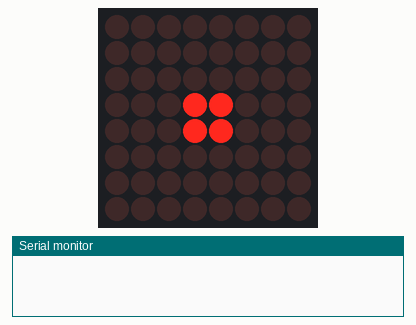
Recording of a sketch running on a simulated Arduino Uno, built with avr-gcc and run on an emulated ATmega328P. On the bench: 8×8 LED matrix, the last lines printed to the serial monitor.

Above: at 0.12 s.
At 0.8 s:
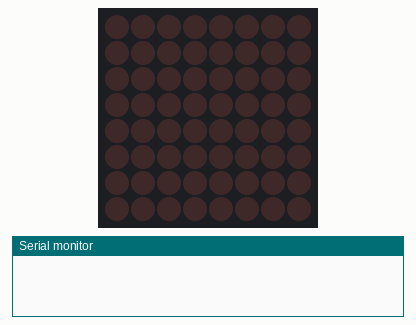
At 3.0 s:
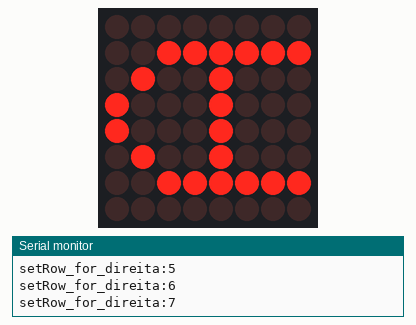
At 5.1 s:
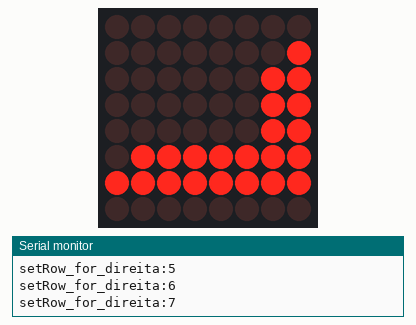
At 7.2 s:
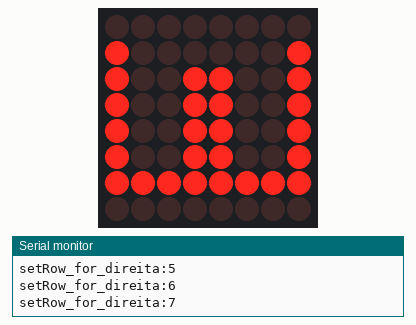
At 9.3 s:
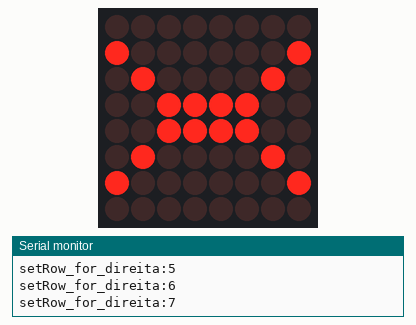

The sketch:

matrix_de_led_ex_01.ino
```cpp
//CI MAX7219
//pin 01 DIN     ->> uno-pin 12
//pin 12 LOAD CS ->> uno-pin 11
//pin 13 CLK     ->> uno-pin 10

#include "LedControl.h"

#define DIN 12
#define CS 11
#define CLK 10

LedControl matrix_led = LedControl(DIN,CLK,CS,1);


void setup()
{
      Serial.begin(9600);
      matrix_led.shutdown(0,false);
      matrix_led.setIntensity(0,10);
      matrix_led.clearDisplay(0);
}

void loop()
{
   //linhas();
   //delay(1000);
   piscaled();
   delay(500);
   palavra();

}


//--Médotos

void palavra()
{
  byte A[8] =
  {
    B00011000,
    B00100100,
    B01000010,
    B01000010,
    B01111110,
    B01000010,
    B01000010,
    B01000010
   };

  byte L[8] =
  {
    B00000010,
    B00000110,
    B00000110,
    B00000110,
    B00000110,
    B00000110,
    B00111110,
    B01111110
   };

  byte E[8] =
  {
    B01111110,
    B00000010,
    B00000010,
    B00111110,
    B00111110,
    B00000010,
    B00000010,
    B01111110
   };

  byte X[8] =
  {
    B01000010,
    B00100100,
    B00011000,
    B00011000,
    B00011000,
    B00011000,
    B00100100,
    B01000010
   };


    //setRow(int addr, int row, byte value);
    for(int contador =0; contador < 8; contador++ )
        {
          matrix_led.setColumn(0,contador,A[contador]);
          Serial.print("setRow_for_direita:");
          Serial.println(contador);
          delay(200);
        }
    delay(500);
    Serial.println();
    matrix_led.clearDisplay(0);

    //setRow(int addr, int row, byte value);
    for(int contador =0; contador < 8; contador++ )
        {
          matrix_led.setColumn(0,contador,L[contador]);
          Serial.print("setRow_for_direita:");
          Serial.println(contador);
          delay(200);
        }
    delay(500);
    Serial.println();
    matrix_led.clearDisplay(0);


    //setRow(int addr, int row, byte value);
    for(int contador =0; contador < 8; contador++ )
        {
          matrix_led.setColumn(0,contador,E[contador]);
          Serial.print("setRow_for_direita:");
          Serial.println(contador);
          delay(200);
        }
    delay(500);
    Serial.println();
    matrix_led.clearDisplay(0);

        //setRow(int addr, int row, byte value);
    for(int contador =0; contador < 8; contador++ )
        {
          matrix_led.setColumn(0,contador,X[contador]);
          Serial.print("setRow_for_direita:");
          Serial.println(contador);
          delay(200);
        }
    delay(500);
    Serial.println();
    matrix_led.clearDisplay(0);


}

void piscaled()
{
   matrix_led.setLed(0,4,3,true);
   matrix_led.setLed(0,3,3,true);
   matrix_led.setLed(0,4,4,true);
   matrix_led.setLed(0,3,4,true);
   delay(250);

   matrix_led.setLed(0,4,3,false);
   matrix_led.setLed(0,3,3,false);
   matrix_led.setLed(0,4,4,false);
   matrix_led.setLed(0,3,4,false);
   delay(250);

   matrix_led.setLed(0,4,3,true);
   matrix_led.setLed(0,3,3,true);
   matrix_led.setLed(0,4,4,true);
   matrix_led.setLed(0,3,4,true);
   delay(250);

   matrix_led.setLed(0,4,3,false);
   matrix_led.setLed(0,3,3,false);
   matrix_led.setLed(0,4,4,false);
   matrix_led.setLed(0,3,4,false);
   delay(250);
}


void linhas ()
{
    //setRow(int addr, int row, byte value);
    for(int contador =7; contador >= 0; contador-- )
        {
          matrix_led.setRow(0,contador,B11111111);
          Serial.print("setRow_for_direita:");
          Serial.println(contador);
          delay(200);
        }
    Serial.println();
    matrix_led.clearDisplay(0);

    for(int contador =0; contador < 8; contador++ )
        {
          matrix_led.setRow(0,contador,B11111111);
          Serial.print("setRow_for_esquerda:");
          Serial.println(contador);
          delay(200);
        }
    Serial.println();
    matrix_led.clearDisplay(0);

    //setColumn(int addr, int col, byte value);
    for(int contador =0; contador < 8; contador++ )
        {
          matrix_led.setColumn(0,contador,B11111111);
          Serial.print("setColumn_for_topofim:");
          Serial.println(contador);
          delay(200);
        }
    Serial.println();
    matrix_led.clearDisplay(0);

    for(int contador =7; contador >= 0; contador-- )
        {
          matrix_led.setColumn(0,contador,B11111111);
          Serial.print("setColumn_for_fimtopo:");
          Serial.println(contador);
          delay(200);
        }
    Serial.println();
    matrix_led.clearDisplay(0);
}

  //matrix_led.clearDisplay(0);
  /*
  for(int i = 0; i < 8 ; i++)
  {
    matrix_led.setLed(0,i,i,true);
    delay(100);
  }


  //matrix_led.clearDisplay(0);
  //delay(1000);
  //matrix_led.setLed(0,7,7,true);

    byte A[8] ={
    B00000000,
    B00000000,
    B00000000,
    B00000000,
    B00000000,
    B00000000,
    B00000000
    };

------Palavras chaves da biblioteca-------------
shutdown  KEYWORD2
setScanLimit  KEYWORD2
setIntensity  KEYWORD2
clearDisplay  KEYWORD2
setLed    KEYWORD2
setRow    KEYWORD2
setColumn KEYWORD2
setDigit  KEYWORD2
setChar   KEYWORD2
# Constants (LITERAL1)
  */
```

Measured:
- by itself, everything shown: repeats every 10.0 s, in 37 steps
- what the display in image 1 shows lasts 0.7 s, from 0.8 s to 1.5 s
- what the display in image 2 shows lasts 0.7 s, from 2.9 s to 3.6 s
